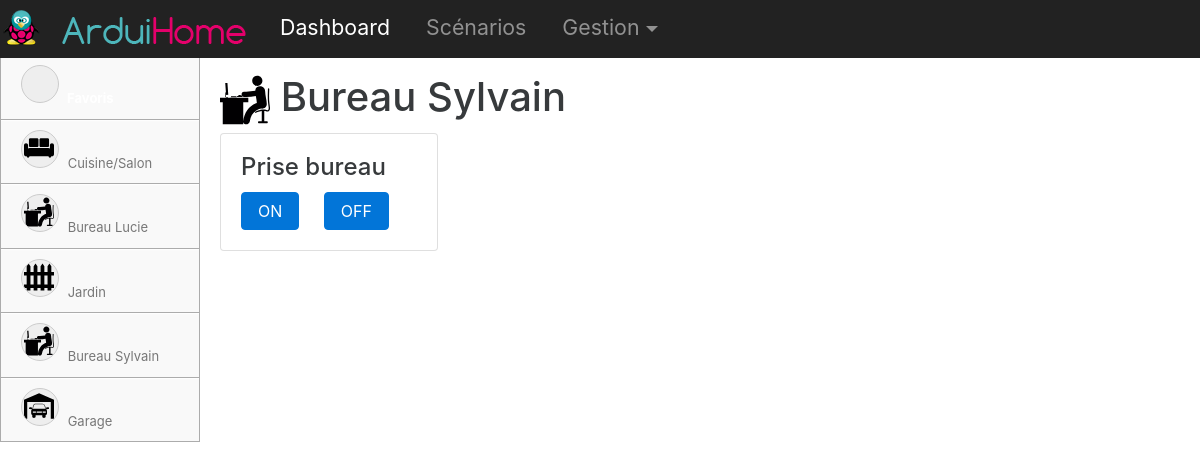
The page /index.php/dashboard/index/4 on the database its author committed.
### tables this page shows
CREATE TABLE `zone` (
  `id` int(11) NOT NULL,
  `zone` varchar(45) NOT NULL,
  `image` varchar(45) DEFAULT 'default'
);

CREATE TABLE `peripherique` (
  `id` int(11) NOT NULL,
  `id_type_peripherique` int(11) NOT NULL,
  `id_zone` int(11) NOT NULL,
  `id_fonction` int(11) NOT NULL,
  `nom` varchar(45) NOT NULL,
  `masque` tinyint(1) NOT NULL DEFAULT '0',
  `target` varchar(45) NOT NULL,
  `favoris` tinyint(1) NOT NULL DEFAULT '0',
  `last_heartbeat` datetime DEFAULT NULL,
  `valeur` int(5) DEFAULT NULL
);

CREATE TABLE `commande` (
  `id` int(11) NOT NULL,
  `id_peripherique` int(11) NOT NULL,
  `nom` varchar(45) NOT NULL,
  `contenu` text NOT NULL,
  `nouvelle_valeur` int(11) NOT NULL
);

### application/controllers/Dashboard.php (called while the page is built, shortened)
<?php
class Dashboard extends CI_Controller {
	public function index($_id_zone=null)
	{
		if($_id_zone)
			$zone = $this->zone_model->find($_id_zone);
		else
			$zone = $this->zone_model->BuildFavorisZone();
		$data = array(
			'zone' => $zone,
			'peripheriques' => $this->zone_model->getPeripheriques($zone)
		);
		$this->load->view('header');
		$this->load->view('dashboard', $data);
		$this->load->view('footer');
	}
}

### index.php (called while the page is built, shortened)
<?php
require_once BASEPATH.'core/CodeIgniter.php';

### application/models/Zone_model.php (called while the page is built, shortened)
<?php
class Zone_model extends CI_Model{
	public function  getZones(){
			$zones = $this->db->get('zone')->result();
			return $zones;
	}
	public function find($id_zone){
		return  $this->db->where('id', $id_zone)->get('zone')->row();
	}
	public function getPeripheriques($zone){
		if($zone->id)
			$periphs = $this->db->where('id_zone', $zone->id)->get('peripherique')->result();
		else
			$periphs = $this->db->where('favoris', 1)->get('peripherique')->result();
		$peripheriques = array();
		foreach($periphs as $periph)
			$peripheriques[] = $this->peripherique_model->find($periph->id);
		return $peripheriques;
	}
}

### application/models/Peripherique_model.php (called while the page is built, shortened)
<?php
class Peripherique_model extends CI_Model{
	public function find($_id){
		$obj = $this->db
					->select('z.*, p.*')
					->where('p.id', $_id)
					->join('zone z', 'z.id = p.id_zone')
					->get('peripherique p')
					->row();
		$obj->commandes = $this->db->where('id_peripherique', $obj->id)->get('commande')->result();
		return $obj;
	}
}

### application/views/dashboard.php (the view)
<?php include('includes/sidebar.php'); ?>
 <div class="col-md-10 zone-principale">
       <h1><img src="<?php echo base_url().'assets/img/icons/'.$zone->image; ?>.svg" style="height: 50px; width: 50px;"/> <?php echo $zone->zone; ?></h1>
       <div class="row">
        <?php foreach($peripheriques as $periph){ ?>
     	 <div class="col-md-3">
			<div class="card">
			  <div class="card-block">
			    <h4 class="card-title"><?php echo $periph->nom; ?></h4>
			  	<?php foreach($periph->commandes as $commande){ ?>
			    <a href="#" onclick="sendCommande(<?php echo $commande->id; ?>); return false;" class="card-link btn btn-primary"><?php echo $commande->nom; ?></a>
			    <?php } ?>
			  </div>
			</div>
		</div>
		<?php } ?>
	</div>
</div>

### application/views/includes/sidebar.php
<div class="col-sm-3 col-md-2 sidebar">
         <ul class="nav nav-sidebar">
           <li class="active"><a href="<?php echo site_url('dashboard/index'); ?>"><i class="icon-fav"></i> Favoris</a></li>
           <?php foreach($this->zone_model->getZones() as $zone_sidebar){ ?>
           	<li><nobr><a href="<?php echo site_url('dashboard/index/'.$zone_sidebar->id); ?>"><i class="icon" style="background-image: url('<?php echo base_url().'assets/img/icons/'.$zone_sidebar->image.'.svg'; ?>');"></i> <?php echo $zone_sidebar->zone; ?></a></nobr></li>
           <?php } ?>
         </ul>
</div>

### assets/css/arduihome.css (style rules this page uses)
body { padding-top: 55px; }
.sidebar { padding:0px; }
.sidebar li { background-color: #F9F9F9; border: 1px solid #acacac; border-top: none; }
.sidebar li a { box-shadow: 0 1px 1px #FFFFFF inset; color: #777777; display: block; font-size: 13px; padding: 10px 20px; text-decoration: none; }
.sidebar li i { background: none repeat scroll 0 0 #EEEEEE; background-size: 30px 30px; background-repeat: no-repeat; background-position: 2px 2px; border: 1px solid #CCCCCC; border-radius: 30px; color: #888888; display: inline-block; height: 38px; line-height: 38px; margin-right: 5px; text-align: center; width: 38px; }
.sidebar .active a, li a:hover { background: -moz-linear-gradient(center top , #1AAEF3, #0993D3) repeat scroll 0 0 rgba(0, 0, 0, 0); box-shadow: none; color: #FFFFFF; font-weight: bold; }
.icon-fav { background-image: url('../img/icons/etoile.svg')!important; }
.zone-principale { padding: 20px; }

### rows shown on the page
zone: image (picture), zone "Cuisine/Salon"
zone: image (picture), zone "Bureau Lucie"
zone: image (picture), zone "Jardin"
zone: image (picture), zone "Bureau Sylvain"
zone: image (picture), zone "Garage"
peripherique: nom "Prise bureau"
commande: nom "ON"
commande: nom "OFF"
